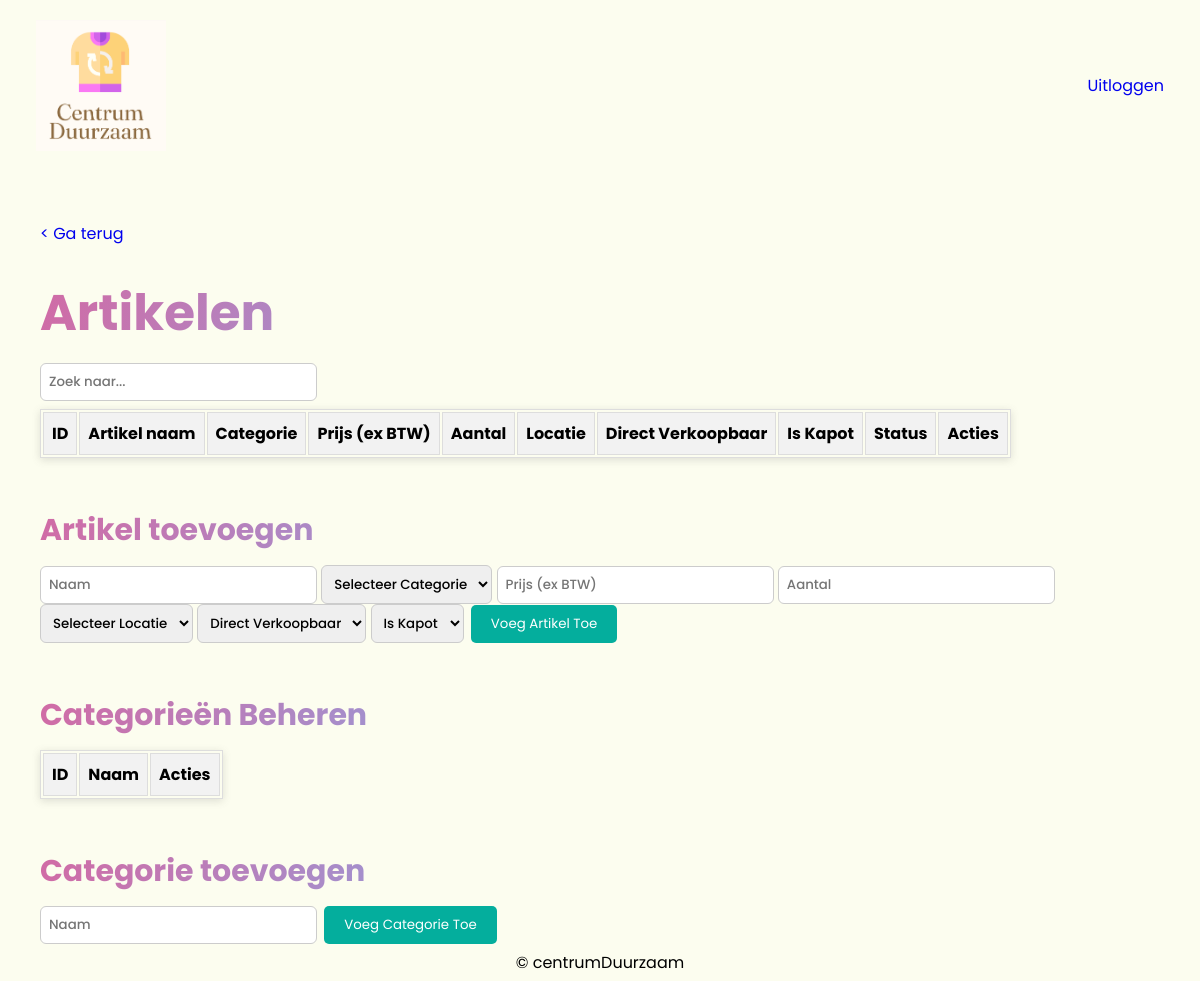
The app's page /rollenPaginas/magazijnMedewerkerPagina.php, older data.
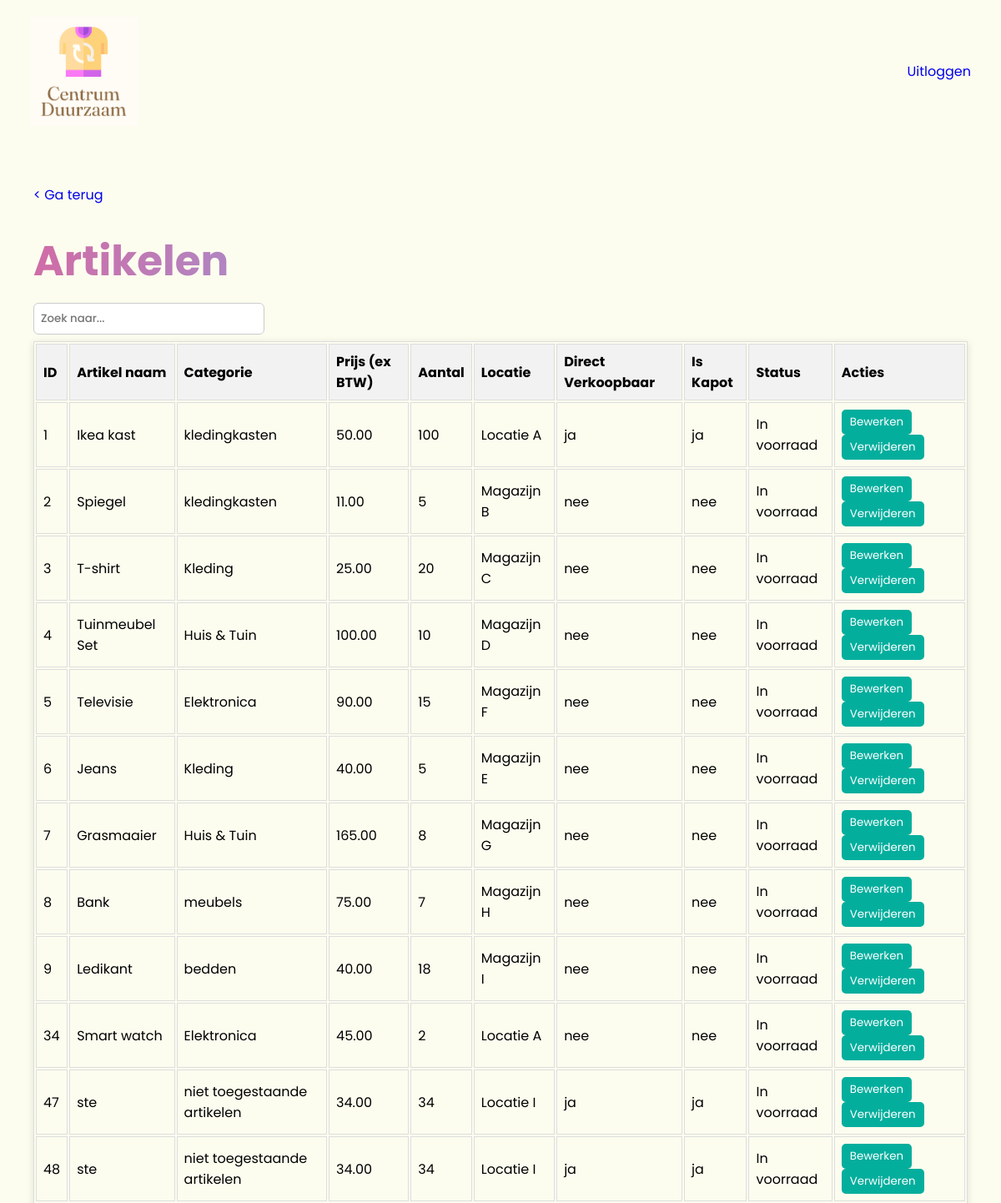
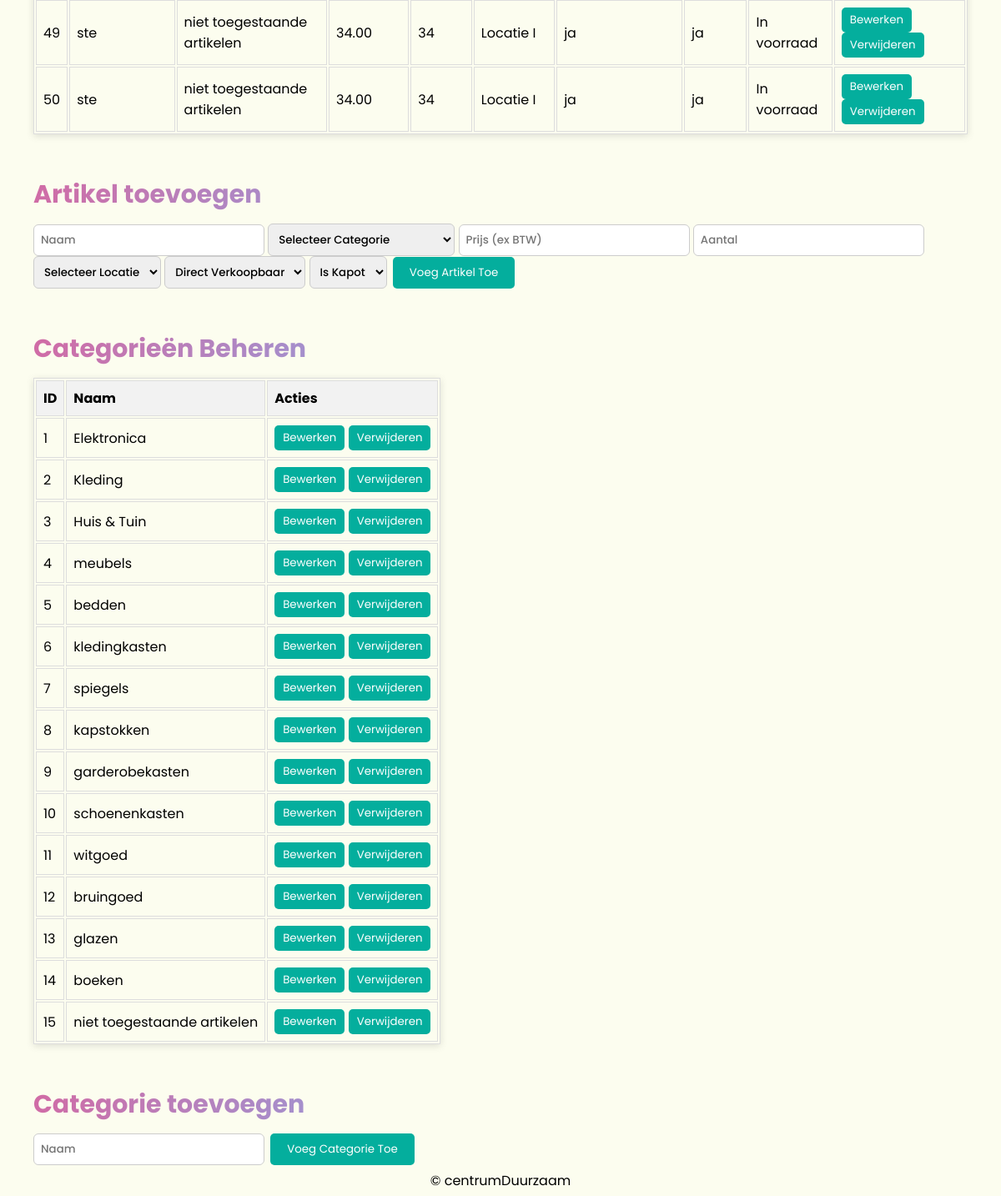
The same page, newer data (2 pictures, top to bottom).
### tables this page shows
CREATE TABLE `artikel` (
  `id` int(11) NOT NULL,
  `naam` varchar(255) NOT NULL,
  `categorie_id` int(11) DEFAULT NULL,
  `prijs_ex_btw` decimal(10,2) DEFAULT NULL,
  `directVerkoopbaar` varchar(10) NOT NULL DEFAULT 'nee',
  `isKapot` varchar(10) NOT NULL DEFAULT 'nee'
);

CREATE TABLE `categorie` (
  `id` int(11) NOT NULL,
  `categorie` varchar(255) NOT NULL
);

CREATE TABLE `voorraad` (
  `id` int(11) NOT NULL,
  `artikel_id` int(11) DEFAULT NULL,
  `locatie` varchar(255) NOT NULL,
  `aantal` int(11) NOT NULL,
  `status_id` int(11) DEFAULT NULL,
  `ingeboekt_op` datetime NOT NULL
);

CREATE TABLE `status` (
  `id` int(11) NOT NULL,
  `status` varchar(50) NOT NULL
);

### models/Magazijn.php (called while the page is built, shortened)
<?php
class Magazijn
{
    private $db;
    public function __construct($db)
    {
        $this->db = $db;
    }
    public function getArtikelen()
    {
        $sql = "SELECT a.id, a.naam, a.prijs_ex_btw, c.categorie AS categorie_naam, v.aantal, v.locatie, s.status, a.directVerkoopbaar, a.isKapot
                FROM artikel a
                JOIN categorie c ON a.categorie_id = c.id
                LEFT JOIN voorraad v ON a.id = v.artikel_id
                LEFT JOIN status s ON v.status_id = s.id";
        $stmt = $this->db->prepare($sql);
        $stmt->execute();
        return $stmt->fetchAll(PDO::FETCH_ASSOC);
    }
    public function getCategories()
    {
        $sql = "SELECT id, categorie AS naam FROM categorie";
        $stmt = $this->db->prepare($sql);
        $stmt->execute();
        return $stmt->fetchAll(PDO::FETCH_ASSOC);
    }
}

### rollenPaginas/magazijnMedewerkerPagina.php (the view, shortened to what the changed rows need)
<?php
require '../classes/db.php';
require '../models/Magazijn.php';
$database = new Database();
$db = $database->getConnection();
$magazijn = new Magazijn($db);
$artikelen = $magazijn->getArtikelen();
$categories = $magazijn->getCategories();
?>
<!DOCTYPE html>
<html lang="nl">
<head>
    <link href="../styles.css" rel="stylesheet" type="text/css">
</head>
<body>
    <div class="magazijnVoorraad">
        <h1>Artikelen</h1>
        <table border="1" class="artikelTabel">
            <thead>
                <tr>
                    <th>ID</th>
                    <th>Artikel naam</th>
                    <th>Categorie</th>
                    <th>Prijs (ex BTW)</th>
                    <th>Aantal</th>
                    <th>Locatie</th>
                    <th>Direct Verkoopbaar</th>
                    <th>Is Kapot</th>
                    <th>Status</th>
                    <th>Acties</th>
                </tr>
            </thead>
            <tbody>
                <?php foreach ($artikelen as $artikel) { ?>
                    <tr>
                        <td><?php echo htmlspecialchars($artikel['id']); ?></td>
                        <td><?php echo htmlspecialchars($artikel['naam']); ?></td>
                        <td><?php echo htmlspecialchars($artikel['categorie_naam']); ?></td>
                        <td><?php echo htmlspecialchars($artikel['prijs_ex_btw']); ?></td>
                        <td><?php echo htmlspecialchars($artikel['aantal']); ?></td>
                        <td><?php echo htmlspecialchars($artikel['locatie']); ?></td>
                        <td><?php echo htmlspecialchars($artikel['directVerkoopbaar']); ?></td>
                        <td><?php echo htmlspecialchars($artikel['isKapot']); ?></td>
                        <td><?php echo htmlspecialchars($artikel['status']); ?></td>
                        <td>
                            <form method="GET" action="bewerkPaginas/bewerkArtikel.php" style="display:inline-block;">
                                <button type="submit">Bewerken</button>
                            </form>
                            <form method="POST" style="display:inline-block;" onsubmit="return confirm('Weet je zeker dat je dit artikel wilt verwijderen?');">
                                <button type="submit" name="delete_artikel">Verwijderen</button>
                            </form>
                        </td>
                    </tr>
                <?php } ?>
            </tbody>
        </table>
        <h2>Artikel toevoegen</h2>
        <h2 id="categorymanage">Categorieën Beheren</h2>
        <table border="1">
            <thead>
                <tr>
                    <th>ID</th>
                    <th>Naam</th>
                    <th>Acties</th>
                </tr>
            </thead>
            <tbody>
                <?php foreach ($categories as $categorie) { ?>
                    <tr>
                        <td><?php echo htmlspecialchars($categorie['id']); ?></td>
                        <td><?php echo htmlspecialchars($categorie['naam']); ?></td>
                        <td>
                            <form method="GET" action="bewerkPaginas/bewerkCategorie.php" style="display:inline-block;">
                                <button type="submit">Bewerken</button>
                            </form>
                            <form method="POST" style="display:inline-block;">
                                <button type="submit" name="delete_categorie">Verwijderen</button>
                            </form>
                        </td>
                    </tr>
                <?php } ?>
            </tbody>
        </table>
        <h2>Categorie toevoegen</h2>
    </div>
</body>
</html>

Row changes from the older to the newer data that the page shows:
added artikel: id "1", naam "Ikea kast", categorie.categorie "kledingkasten", prijs_ex_btw "50.00", voorraad.aantal "100", voorraad.locatie "Locatie A", directVerkoopbaar "ja", isKapot "ja", status.status "In voorraad"
added artikel: id "2", naam "Spiegel", categorie.categorie "kledingkasten", prijs_ex_btw "11.00", voorraad.aantal "5", voorraad.locatie "Magazijn B", directVerkoopbaar "nee", isKapot "nee", status.status "In voorraad"
added artikel: id "3", naam "T-shirt", categorie.categorie "Kleding", prijs_ex_btw "25.00", voorraad.aantal "20", voorraad.locatie "Magazijn C", directVerkoopbaar "nee", isKapot "nee", status.status "In voorraad"
added artikel: id "4", naam "Tuinmeubel Set", categorie.categorie "Huis & Tuin", prijs_ex_btw "100.00", voorraad.aantal "10", voorraad.locatie "Magazijn D", directVerkoopbaar "nee", isKapot "nee", status.status "In voorraad"
added artikel: id "5", naam "Televisie", categorie.categorie "Elektronica", prijs_ex_btw "90.00", voorraad.aantal "15", voorraad.locatie "Magazijn F", directVerkoopbaar "nee", isKapot "nee", status.status "In voorraad"
added artikel: id "6", naam "Jeans", categorie.categorie "Kleding", prijs_ex_btw "40.00", voorraad.aantal "5", voorraad.locatie "Magazijn E", directVerkoopbaar "nee", isKapot "nee", status.status "In voorraad"
added artikel: id "7", naam "Grasmaaier", categorie.categorie "Huis & Tuin", prijs_ex_btw "165.00", voorraad.aantal "8", voorraad.locatie "Magazijn G", directVerkoopbaar "nee", isKapot "nee", status.status "In voorraad"
added artikel: id "8", naam "Bank", categorie.categorie "meubels", prijs_ex_btw "75.00", voorraad.aantal "7", voorraad.locatie "Magazijn H", directVerkoopbaar "nee", isKapot "nee", status.status "In voorraad"
added artikel: id "9", naam "Ledikant", categorie.categorie "bedden", prijs_ex_btw "40.00", voorraad.aantal "18", voorraad.locatie "Magazijn I", directVerkoopbaar "nee", isKapot "nee", status.status "In voorraad"
added artikel: id "34", naam "Smart watch", categorie.categorie "Elektronica", prijs_ex_btw "45.00", voorraad.aantal "2", voorraad.locatie "Locatie A", directVerkoopbaar "nee", isKapot "nee", status.status "In voorraad"
added artikel: id "47", naam "ste", categorie.categorie "niet toegestaande artikelen", prijs_ex_btw "34.00", voorraad.aantal "34", voorraad.locatie "Locatie I", directVerkoopbaar "ja", isKapot "ja", status.status "In voorraad"
added artikel: id "48", naam "ste", categorie.categorie "niet toegestaande artikelen", prijs_ex_btw "34.00", voorraad.aantal "34", voorraad.locatie "Locatie I", directVerkoopbaar "ja", isKapot "ja", status.status "In voorraad"
added artikel: id "49", naam "ste", categorie.categorie "niet toegestaande artikelen", prijs_ex_btw "34.00", voorraad.aantal "34", voorraad.locatie "Locatie I", directVerkoopbaar "ja", isKapot "ja", status.status "In voorraad"
added artikel: id "50", naam "ste", categorie.categorie "niet toegestaande artikelen", prijs_ex_btw "34.00", voorraad.aantal "34", voorraad.locatie "Locatie I", directVerkoopbaar "ja", isKapot "ja", status.status "In voorraad"
added categorie: id "1", categorie "Elektronica"
added categorie: id "2", categorie "Kleding"
added categorie: id "3", categorie "Huis & Tuin"
added categorie: id "4", categorie "meubels"
added categorie: id "5", categorie "bedden"
added categorie: id "6", categorie "kledingkasten"
added categorie: id "7", categorie "spiegels"
added categorie: id "8", categorie "kapstokken"
added categorie: id "9", categorie "garderobekasten"
added categorie: id "10", categorie "schoenenkasten"
added categorie: id "11", categorie "witgoed"
added categorie: id "12", categorie "bruingoed"
added categorie: id "13", categorie "glazen"
added categorie: id "14", categorie "boeken"
added categorie: id "15", categorie "niet toegestaande artikelen"
